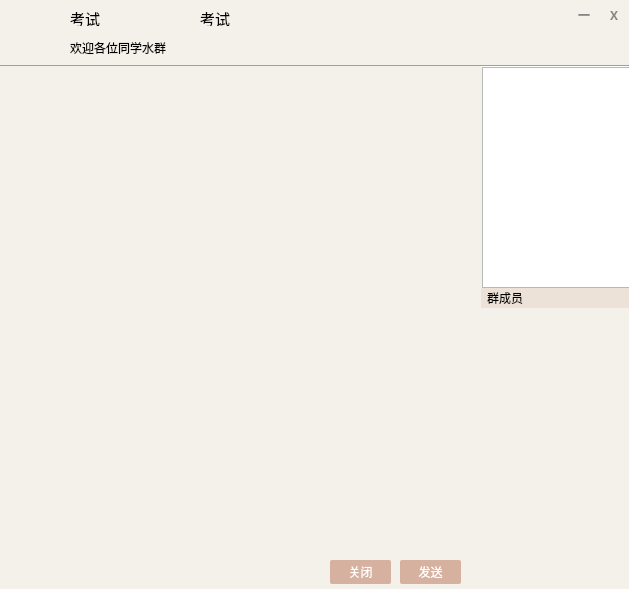
<?xml version="1.0" encoding="UTF-8"?>
<ui version="4.0">
 <class>Wechat</class>
 <widget class="QWidget" name="Wechat">
  <property name="geometry">
   <rect>
    <x>0</x>
    <y>0</y>
    <width>629</width>
    <height>589</height>
   </rect>
  </property>
  <property name="windowTitle">
   <string>Form</string>
  </property>
  <widget class="QWidget" name="widget" native="true">
   <property name="geometry">
    <rect>
     <x>0</x>
     <y>0</y>
     <width>691</width>
     <height>631</height>
    </rect>
   </property>
   <property name="font">
    <font>
     <family>微软雅黑</family>
    </font>
   </property>
   <property name="styleSheet">
    <string notr="true">#widget{
  border-radius:3px;
  background:rgb(244,240,234);
}</string>
   </property>
   <widget class="QLabel" name="label">
    <property name="geometry">
     <rect>
      <x>8</x>
      <y>9</y>
      <width>50</width>
      <height>50</height>
     </rect>
    </property>
    <property name="styleSheet">
     <string notr="true">border-image:url(&quot;:/grouplogo.jpg&quot;);
border-radius:4px;</string>
    </property>
    <property name="text">
     <string/>
    </property>
   </widget>
   <widget class="QLabel" name="label_2">
    <property name="geometry">
     <rect>
      <x>569</x>
      <y>0</y>
      <width>30</width>
      <height>30</height>
     </rect>
    </property>
    <property name="font">
     <font>
      <family>微软雅黑</family>
      <weight>75</weight>
      <bold>true</bold>
     </font>
    </property>
    <property name="styleSheet">
     <string notr="true">QLabel{
   color:rgb(134, 134, 134);
}
QLabel:hover{
   background-color:rgb(58,149,222);
   color:white;

}</string>
    </property>
    <property name="text">
     <string>一</string>
    </property>
    <property name="alignment">
     <set>Qt::AlignCenter</set>
    </property>
   </widget>
   <widget class="QLabel" name="label_3">
    <property name="geometry">
     <rect>
      <x>599</x>
      <y>0</y>
      <width>30</width>
      <height>30</height>
     </rect>
    </property>
    <property name="font">
     <font>
      <family>微软雅黑</family>
      <weight>75</weight>
      <bold>true</bold>
     </font>
    </property>
    <property name="styleSheet">
     <string notr="true">QLabel{
   color:rgb(134, 134, 134);;
}
QLabel:hover{
  background-color:rgb(212, 64, 39);
  color:rgb(255, 255, 255);
  border-top-right-radius:3px;
}</string>
    </property>
    <property name="text">
     <string>X</string>
    </property>
    <property name="alignment">
     <set>Qt::AlignCenter</set>
    </property>
   </widget>
   <widget class="Line" name="line">
    <property name="geometry">
     <rect>
      <x>0</x>
      <y>65</y>
      <width>629</width>
      <height>3</height>
     </rect>
    </property>
    <property name="orientation">
     <enum>Qt::Horizontal</enum>
    </property>
   </widget>
   <widget class="QTextBrowser" name="textBrowser">
    <property name="geometry">
     <rect>
      <x>0</x>
      <y>66</y>
      <width>481</width>
      <height>371</height>
     </rect>
    </property>
    <property name="styleSheet">
     <string notr="true">border:none;
background:rgb(244,240,234);</string>
    </property>
   </widget>
   <widget class="QListWidget" name="listWidget">
    <property name="geometry">
     <rect>
      <x>482</x>
      <y>67</y>
      <width>149</width>
      <height>221</height>
     </rect>
    </property>
    <property name="styleSheet">
     <string notr="true">border-image:url(&quot;:/cross.png&quot;);</string>
    </property>
   </widget>
   <widget class="QLabel" name="label_5">
    <property name="geometry">
     <rect>
      <x>481</x>
      <y>288</y>
      <width>149</width>
      <height>20</height>
     </rect>
    </property>
    <property name="font">
     <font>
      <family>微软雅黑</family>
     </font>
    </property>
    <property name="styleSheet">
     <string notr="true">background:rgb(237, 226, 216);</string>
    </property>
    <property name="text">
     <string>  群成员</string>
    </property>
   </widget>
   <widget class="QListWidget" name="listWidget_2">
    <property name="enabled">
     <bool>false</bool>
    </property>
    <property name="geometry">
     <rect>
      <x>482</x>
      <y>308</y>
      <width>149</width>
      <height>281</height>
     </rect>
    </property>
    <property name="styleSheet">
     <string notr="true">border:none;
background:rgb(244,240,234);</string>
    </property>
   </widget>
   <widget class="QLabel" name="label_6">
    <property name="geometry">
     <rect>
      <x>70</x>
      <y>10</y>
      <width>401</width>
      <height>16</height>
     </rect>
    </property>
    <property name="font">
     <font>
      <family>微软雅黑</family>
      <pointsize>11</pointsize>
     </font>
    </property>
    <property name="text">
     <string>考试</string>
    </property>
   </widget>
   <widget class="QLabel" name="label_7">
    <property name="geometry">
     <rect>
      <x>70</x>
      <y>40</y>
      <width>401</width>
      <height>16</height>
     </rect>
    </property>
    <property name="font">
     <font>
      <family>微软雅黑</family>
     </font>
    </property>
    <property name="text">
     <string>欢迎各位同学水群</string>
    </property>
   </widget>
   <widget class="QLabel" name="label_8">
    <property name="geometry">
     <rect>
      <x>10</x>
      <y>440</y>
      <width>26</width>
      <height>26</height>
     </rect>
    </property>
    <property name="styleSheet">
     <string notr="true">QLabel{
background-image:url(&quot;:/fileinputpink.png&quot;);
}
QLabel:hover{
  border:1px solid rgb(203, 203, 203);
}</string>
    </property>
    <property name="text">
     <string/>
    </property>
   </widget>
   <widget class="QLabel" name="label_9">
    <property name="geometry">
     <rect>
      <x>36</x>
      <y>439</y>
      <width>26</width>
      <height>26</height>
     </rect>
    </property>
    <property name="styleSheet">
     <string notr="true">QLabel{
background-image:url(&quot;:/audiopink.png&quot;);
}
QLabel:hover{
 border:1px solid rgb(203, 203, 203);
}</string>
    </property>
    <property name="text">
     <string/>
    </property>
   </widget>
   <widget class="QTextEdit" name="textEdit">
    <property name="geometry">
     <rect>
      <x>0</x>
      <y>466</y>
      <width>481</width>
      <height>91</height>
     </rect>
    </property>
    <property name="font">
     <font>
      <family>微软雅黑</family>
     </font>
    </property>
    <property name="styleSheet">
     <string notr="true">border:none;
 background:rgb(244,240,234);</string>
    </property>
   </widget>
   <widget class="QPushButton" name="pushButton">
    <property name="geometry">
     <rect>
      <x>330</x>
      <y>560</y>
      <width>61</width>
      <height>24</height>
     </rect>
    </property>
    <property name="font">
     <font>
      <family>微软雅黑</family>
     </font>
    </property>
    <property name="styleSheet">
     <string notr="true">QPushButton{ 
     background-color: rgb(214,177,159); 
     border: none;
     border-radius:2px;
     color:white;
}
QPushButton:hover{ 
     background-color: rgb(241,145,88);
}</string>
    </property>
    <property name="text">
     <string>关闭</string>
    </property>
   </widget>
   <widget class="QPushButton" name="pushButton_2">
    <property name="geometry">
     <rect>
      <x>400</x>
      <y>560</y>
      <width>61</width>
      <height>24</height>
     </rect>
    </property>
    <property name="font">
     <font>
      <family>微软雅黑</family>
     </font>
    </property>
    <property name="styleSheet">
     <string notr="true">QPushButton{ 
     background-color: rgb(214,177,159); 
     border: none;
     border-radius:2px;
     color:white;
}
QPushButton:hover{ 
     background-color: rgb(241,145,88);
}</string>
    </property>
    <property name="text">
     <string>发送</string>
    </property>
   </widget>
   <widget class="QLabel" name="label_10">
    <property name="geometry">
     <rect>
      <x>200</x>
      <y>10</y>
      <width>401</width>
      <height>16</height>
     </rect>
    </property>
    <property name="font">
     <font>
      <family>微软雅黑</family>
      <pointsize>11</pointsize>
     </font>
    </property>
    <property name="text">
     <string>考试</string>
    </property>
   </widget>
  </widget>
 </widget>
 <resources/>
 <connections/>
</ui>
